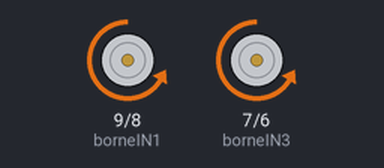
Bench run of a sketch on a simulated Arduino Uno, built with avr-gcc and run on an emulated ATmega328P. Parts: motor-driver pin pairs drawn as motors (green arrow = first pin HIGH = forward, orange = second pin HIGH = backward, longer = more drive, scaled by the enable pin).

Above: at 1.5 s.
At 4.5 s:
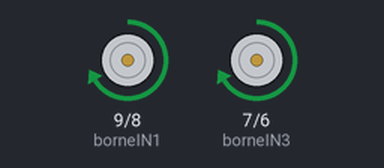
Timing chart, 0 to 13.8 s (numbered marks = the images above):
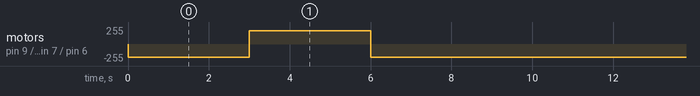

Measured:
- by itself, motor on pin 7 (borneIN3) / pin 6 (borneIN4): repeats every 12.0 s: forward 200/255 3.0 s, backward 200/255 9.0 s
- by itself, motor on pin 9 (borneIN1) / pin 8 (borneIN2): stopped → backward 200/255 at 0.00 s, → forward 200/255 3.0 s later, → backward 200/255 3.0 s later, → forward 200/255 9.0 s later, … (26 changes in this stretch)

The sketch:

V1.ino
```cpp
//MOTEUR
#include <Wire.h>

#define borneENA        10      // On associe la borne "ENA" du L298N à la pin D10 de l'Arduino (PWM possible sur cette broche)
#define borneIN1        9       // On associe la borne "IN1" du L298N à la pin D9 de l'Arduino
#define borneIN2        8       // On associe la borne "IN2" du L298N à la pin D8 de l'Arduino
#define borneIN3        7       // On associe la borne "IN3" du L298N à la pin D7 de l'Arduino
#define borneIN4        6       // On associe la borne "IN4" du L298N à la pin D6 de l'Arduino
#define borneENB        5       // On associe la borne "ENB" du L298N à la pin D5 de l'Arduino (PWM possible sur cette broche)

//*************************//
// Constantes du programme //
//*************************//

#define delaiChangementVitesse     20       // Défini un petit délai, exprimé en millisecondes, avant tout autre changement de vitesse
#define vitesseMinimale            60       // Rapport cylique minimal du signal PWM, pour faire tourner le moteur au minimum de sa vitesse (en pratique, on évitera de trop approcher la valeur  0)
#define vitesseMaximale            200       // Rapport cylique maximal du signal PWM, pour faire tourner le moteur au maximum de sa vitesse

//MOTEUR

const char MARCHE_AVANT   = 'V';            // Défini une constante pour la "marche avant" (peu importe la valeur)
const char MARCHE_ARRIERE = 'R';            // Défini une constante pour la "marche arrière" (peu importe la valeur)

//SUIVIT DE LIGNE

const int IN_A0 = A0; // Entrée analogue A0
const int IN_A1 = A1; // Entrée analogue A1


int vitesse; // Spécifie la vitesse de rotation du moteur, entre son minimum (0) et son maximum (255) <= signal PWM


void setup() {

//MOTEUR

  pinMode(borneENA, OUTPUT);
  pinMode(borneIN1, OUTPUT);
  pinMode(borneIN2, OUTPUT);
  pinMode(borneIN3, OUTPUT);
  pinMode(borneIN4, OUTPUT);
  pinMode(borneENB, OUTPUT);

  //SUIVIT DE LIGNE

  Serial.begin(9600);
  pinMode (IN_A0, INPUT);
  pinMode (IN_A1, INPUT);
}

//SUIVIT DE LIGNE

int value_A0;
int value_A1;

void loop() {

//SUIVIT DE LIGNE

//value_A0 = analogRead(IN_A0);
//value_A1 = analogRead(IN_A1);
//Serial.print(" Analogue 0 = ");
//Serial.println(value_A0);
//Serial.print(" Analogue 1 = ");
//Serial.println(value_A1);
//delay(1000);

//MOTEUR

avant();
arriere();
tournerdroite();
tournergauche();

}

void arriere() {

// On configure le sens de rotation du moteur branché sur le pont A en "marche avant"
configurerSensDeRotationPontA(MARCHE_ARRIERE);
// On démarre le moteur raccordé au pont A à la vitesse maximale
changeVitesseMoteurPontA(vitesseMaximale);

// On configure le sens de rotation du moteur branché sur le pont B en "marche avant"
configurerSensDeRotationPontB(MARCHE_ARRIERE);
// On démarre le moteur raccordé au pont B à la vitesse maximale
changeVitesseMoteurPontB(vitesseMaximale);

// Attendre 3 secondes
delay(3000);

// Arrêter instantanément les moteurs
changeVitesseMoteurPontA(0);
changeVitesseMoteurPontB(0);
}


void avant() {

// On configure le sens de rotation du moteur branché sur le pont A en "marche avant"
configurerSensDeRotationPontA(MARCHE_AVANT);
// On démarre le moteur raccordé au pont A à la vitesse maximale
changeVitesseMoteurPontA(vitesseMaximale);
// On configure le sens de rotation du moteur branché sur le pont B en "marche avant"
configurerSensDeRotationPontB(MARCHE_AVANT);
// On démarre le moteur raccordé au pont B à la vitesse maximale
changeVitesseMoteurPontB(vitesseMaximale);
// Attendre 3 secondes
delay(3000);
// Arrêter instantanément les moteurs
changeVitesseMoteurPontA(0);
changeVitesseMoteurPontB(0);
}


void tournerdroite() {

// On configure le sens de rotation du moteur branché sur le pont A en "marche avant"
configurerSensDeRotationPontA(MARCHE_AVANT);
// On démarre le moteur raccordé au pont A à la vitesse maximale
changeVitesseMoteurPontA(10);
// On configure le sens de rotation du moteur branché sur le pont B en "marche avant"
configurerSensDeRotationPontB(MARCHE_AVANT);
// On démarre le moteur raccordé au pont B à la vitesse maximale
changeVitesseMoteurPontB(vitesseMaximale);
// Attendre 3 secondes
delay(3000);
// Arrêter instantanément les moteurs
changeVitesseMoteurPontA(0);
changeVitesseMoteurPontB(0);
}


void tournergauche() {

// On configure le sens de rotation du moteur branché sur le pont A en "marche avant"
configurerSensDeRotationPontA(MARCHE_AVANT);
// On démarre le moteur raccordé au pont A à la vitesse maximale
changeVitesseMoteurPontA(vitesseMaximale);
// On configure le sens de rotation du moteur branché sur le pont B en "marche avant"
configurerSensDeRotationPontB(MARCHE_AVANT);
// On démarre le moteur raccordé au pont B à la vitesse maximale
changeVitesseMoteurPontB(10);
// Attendre 3 secondes
delay(3000);
// Arrêter instantanément les moteurs
changeVitesseMoteurPontA(0);
changeVitesseMoteurPontB(0);
}


void configurerSensDeRotationPontA(char sensDeRotation) {

  if(sensDeRotation == MARCHE_ARRIERE) {
    // Configuration du L298N en "marche avant", pour le moteur connecté au pont A. Selon sa table de vérité, il faut que :
    digitalWrite(borneIN1, HIGH);                 // L'entrée IN1 doit être au niveau haut
    digitalWrite(borneIN2, LOW);                  // L'entrée IN2 doit être au niveau bas
  }

  if(sensDeRotation == MARCHE_AVANT) {
    // Configuration du L298N en "marche arrière", pour le moteur câblé sur le pont A. Selon sa table de vérité, il faut que :
    digitalWrite(borneIN1, LOW);                  // L'entrée IN1 doit être au niveau bas
    digitalWrite(borneIN2, HIGH);                 // L'entrée IN2 doit être au niveau haut
  }
}


void changeVitesseMoteurPontA(int nouvelleVitesse) {

  // Génère un signal PWM permanent, de rapport cyclique égal à "nouvelleVitesse" (valeur comprise entre 0 et 255)
  analogWrite(borneENA, nouvelleVitesse);
}


void configurerSensDeRotationPontB(char sensDeRotation) {

  if(sensDeRotation == MARCHE_ARRIERE) {

    digitalWrite(borneIN3, HIGH);
    digitalWrite(borneIN4, LOW);
  }

  if(sensDeRotation == MARCHE_AVANT) {

    digitalWrite(borneIN3, LOW);
    digitalWrite(borneIN4, HIGH);
  }
}


void changeVitesseMoteurPontB(int nouvelleVitesse) {

  // Génère un signal PWM permanent, de rapport cyclique égal à "nouvelleVitesse" (valeur comprise entre 0 et 255)
  analogWrite(borneENB, nouvelleVitesse);
}
```
